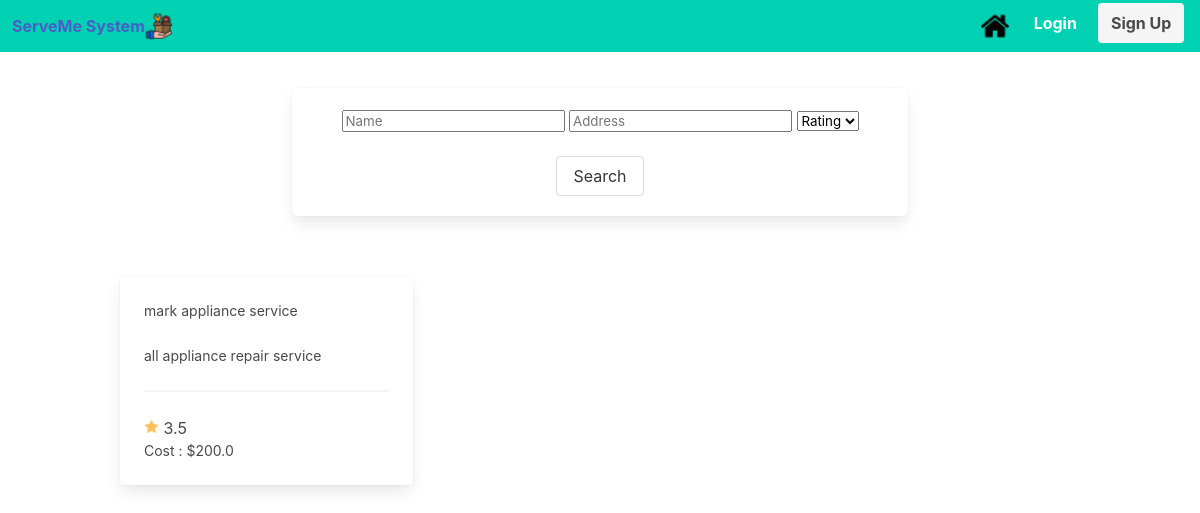
Screenshot of /services?service=appliances with the database file from the repository.
### serveme/models.py (models this page shows)
class Service (db.Model):
    __searchable__  = ['description']
    provider_id     = db.Column(db.Integer, db.ForeignKey('provider.provider_id'), nullable=False)
    service_id      = db.Column(db.Integer, nullable=False, primary_key=True)
    rating_avg      = db.Column(db.Float(precision=2), nullable=False)
    service_name    = db.Column(db.String(20), nullable=False)
    cost            = db.Column(db.Float(precision=2), nullable=False)
    description     = db.Column(db.String(255), nullable=False)
    category        = db.Column(db.String(20), nullable=False)
    def __repr__(self):
        return f'{self.provider_id}-{self.service_id}-{self.rating_avg}-{self.service_name} - {self.cost} - {self.description} - {self.category} '

### serveme/serviceController.py (the view)
@serviceController.route('/services')
def services():
    result = "no data found"
    service= request.args.get('service');
    if service=='appliances':
        result = Service.query.filter_by(category="Appliances").all()
    elif service=='electrical':
        result = Service.query.filter_by(category="Electrical").all()
    elif service=='plumbing':
        result = Service.query.filter_by(category="Plumbing").all()
    elif service=='cleaning':
        result = Service.query.filter_by(category="HomeCleaning").all()
    elif service=='tutoring':
        result = Service.query.filter_by(category="Tutoring").all()
    elif service=='moving':
        result = Service.query.filter_by(category="Moving").all()
    elif service=='computer':
        result = Service.query.filter_by(category="Computer Repair").all()
    elif service=='painting':
        result = Service.query.filter_by(category="Painting").all()
    elif service=='pest_control':
        result = Service.query.filter_by(category="Pest Control").all()
    return render_template('services.html', result=result, serv = service)

### serveme/templates/services.html (shortened to what this page needs)
{% extends "base.html" %}
{% block content %}
<div class="column is-8 is-offset-2">
	<div class="box">
	    <form method="POST" action="/search">
            <div class="field">
                <div class="form-group">
                    <input type="text" id="fname" name="fname" size="20" placeholder="Name">
                    <input type="text" id="fname" name="fname" size="20" placeholder="Address">
                    <select class =center large name = "stars" id="stars">
                        <option value="" disabled selected>Rating</option>
                    </select>
                    <br>
                    <br>
                    <button class="button">Search</button>
                </div>
            </div>
        </form>
	</div>
</div>
</div>
<br>
<br>
  <div class="container ">
    <div class="columns  is-multiline is-variable is-5">
{% for service in result %}
  <div class="column is-3-tablet is-4-desktop">
    <a href="{{ url_for('providerController.providers', provider_id=service.provider_id ,service_id=service.service_id) }}">
        <div class="card">
            <div class="card-content">
            <p>{{service.service_name}}</p>
            <br>
            <p>{{service.description}}</p>
            <hr>
            <img src="{{url_for('static', filename='star.png')}}" alt="placeholder" >
           {{service.rating_avg}}
           <br>
            <p>Cost : ${{service.cost}}</p>
            </div>
        </div>
    </a>
    </div>
{% endfor %}
</div>
{% endblock %}

### serveme/static/styles.css (style rules this page uses)
p { font-size: 14px; line-height: 21px; }

### rows the page displays
Service: service_name "mark appliance service", description "all appliance repair service", rating_avg "3.5", cost "200.0"
